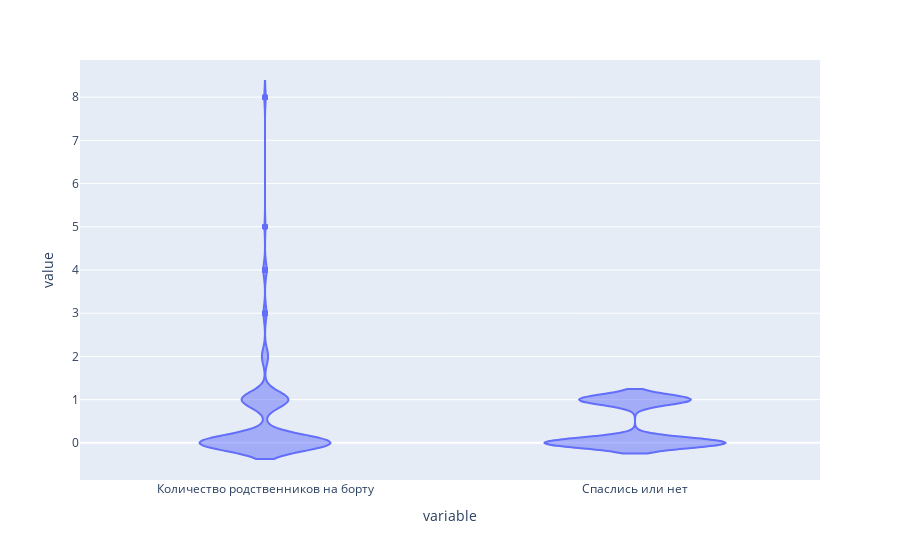

The notebook cell saved with this chart:
### Code cell
ply.plot(df[['Количество родственников на борту','Cпаслись или нет']],
         kind='violin')

### Figure 1 — Plotly figure (JSON) as saved in the notebook; plotly's stock layout.template omitted (floating-point values rounded to 4 significant figures; data arrays with more than 128 entries replaced by an {"elided": "..."} marker saying what was removed)
{"data": [{"alignmentgroup": "True", "box": {"visible": false}, "hovertemplate": "variable=%{x}<br>value=%{y}<extra></extra>", "legendgroup": "", "marker": {"color": "#636efa"}, "name": "", "offsetgroup": "", "orientation": "v", "scalegroup": "True", "showlegend": false, "x": {"elided": "2618 str values"}, "x0": " ", "xaxis": "x", "y": {"elided": "2618 int values"}, "y0": " ", "yaxis": "y", "type": "violin"}], "layout": {"xaxis": {"anchor": "y", "domain": [0.0, 1.0], "title": {"text": "variable"}}, "yaxis": {"anchor": "x", "domain": [0.0, 1.0], "title": {"text": "value"}}, "legend": {"tracegroupgap": 0}, "margin": {"t": 60}, "violinmode": "group"}}
